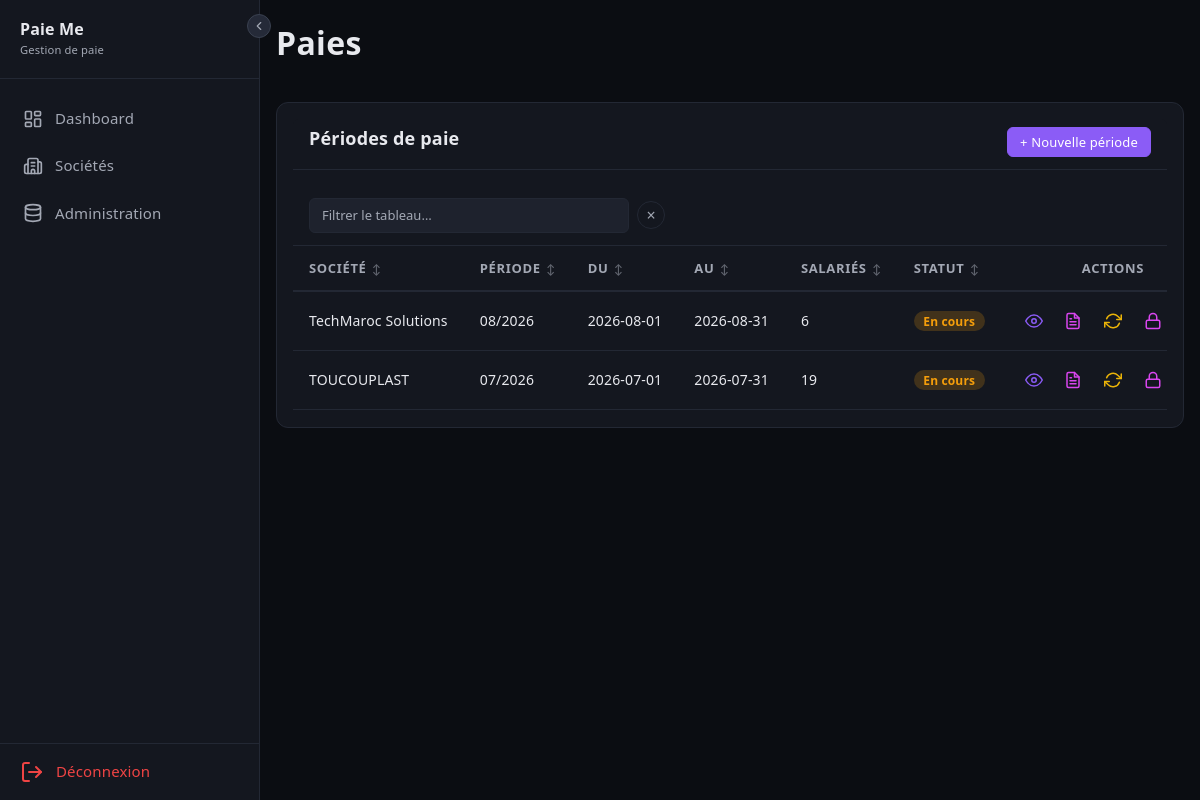
Page /paies (signed in) on the committed database.
### tables this page shows
CREATE TABLE IF NOT EXISTS periodes (
    id              INT UNSIGNED AUTO_INCREMENT PRIMARY KEY,
    societe_id      INT UNSIGNED        NOT NULL,
    mois            TINYINT UNSIGNED    NOT NULL,
    annee           SMALLINT UNSIGNED   NOT NULL,
    date_debut      DATE                NOT NULL,
    date_fin        DATE                NOT NULL,
    cloturee        TINYINT(1)          NOT NULL DEFAULT 0,
    penalites_cnss  DECIMAL(10,2)       NOT NULL DEFAULT 0.00,
    penalites_tfp   DECIMAL(10,2)       NOT NULL DEFAULT 0.00,
    penalites_amo   DECIMAL(10,2)       NOT NULL DEFAULT 0.00,
    created_at      DATETIME            NOT NULL DEFAULT CURRENT_TIMESTAMP,
    updated_at      DATETIME            NOT NULL DEFAULT CURRENT_TIMESTAMP ON UPDATE CURRENT_TIMESTAMP,
    UNIQUE KEY unique_periode (societe_id, mois, annee),
    FOREIGN KEY (societe_id) REFERENCES societes(id) ON DELETE CASCADE
);

CREATE TABLE IF NOT EXISTS societes (
    id                  INT UNSIGNED AUTO_INCREMENT PRIMARY KEY,
    user_id             INT UNSIGNED        NOT NULL,
    raison_sociale      VARCHAR(200)        NOT NULL,
    forme_juridique     VARCHAR(20)         NOT NULL,
    ice                 VARCHAR(20)         NOT NULL,
    if_fiscal           VARCHAR(20)         NOT NULL,
    rc                  VARCHAR(20)         NOT NULL,
    tp                  VARCHAR(20)         NOT NULL,
    cnss                VARCHAR(20)         NOT NULL,
    adresse             TEXT,
    ville               VARCHAR(100),
    telephone           VARCHAR(20),
    email               VARCHAR(180),
    site_web            VARCHAR(255),
    banque              VARCHAR(100),
    agence              VARCHAR(100),
    rib                 VARCHAR(255),
    modele_bulletin_id  INT UNSIGNED,
    logo                VARCHAR(255),
    damancom_login      VARCHAR(100),
    damancom_password   VARCHAR(255),
    simpl_login         VARCHAR(100),
    simpl_password      VARCHAR(255),
    cimr_login          VARCHAR(100),
    cimr_password       VARCHAR(255),
    actif               TINYINT(1)          NOT NULL DEFAULT 1,
    created_at          DATETIME            NOT NULL DEFAULT CURRENT_TIMESTAMP,
    updated_at          DATETIME            NOT NULL DEFAULT CURRENT_TIMESTAMP ON UPDATE CURRENT_TIMESTAMP,
    FOREIGN KEY (user_id) REFERENCES users(id) ON DELETE CASCADE
);

### controllers/PaieController.php (called while the page is built, shortened)
<?php
class PaieController extends Controller
{
    private PDO $db;
    public function __construct()
    {
        $this->db = Model::db();
    }
    public function index(): void
    {
        $userId = Session::get('user_id');
        $sql = "
            SELECT p.*, so.raison_sociale,
                (SELECT COUNT(*) FROM paies WHERE periode_id = p.id) as nb_paies
            FROM periodes p
            JOIN societes so ON p.societe_id = so.id
            WHERE so.user_id = $userId
        ";
        $sql .= " ORDER BY p.annee DESC, p.mois DESC";
        $periodes = $this->db->query($sql)->fetchAll();
        $this->render('paies/index.php', [
            'title'    => 'Paies',
            'periodes' => $periodes,
        ]);
    }
    protected function render(string $view, array $data = []): void
    {
        extract($data);
        require __DIR__ . '/../views/' . $view;
        require __DIR__ . '/../views/layout.php';
    }
}

### index.php (called while the page is built, shortened)
<?php
$method = $_SERVER['REQUEST_METHOD'];
$uri    = $_SERVER['REQUEST_URI'];
Router::dispatch($method, $uri);

### Core/Session.php (called while the page is built, shortened)
<?php
class Session
{
    public static function get(string $key, mixed $default = null): mixed
    {
        return $_SESSION[$key] ?? $default;
    }
}

### Core/Model.php (called while the page is built, shortened)
<?php
abstract class Model
{
    protected static PDO|null $db = null;
    public static function db(): PDO
    {
        if (self::$db === null) {
            $config = require __DIR__ . '/../config/database.php';
            $dsn = "mysql:host={$config['host']};port={$config['port']};dbname={$config['dbname']};charset={$config['charset']}";
            self::$db = new PDO($dsn, $config['username'], $config['password'], [
                PDO::ATTR_ERRMODE            => PDO::ERRMODE_EXCEPTION,
                PDO::ATTR_DEFAULT_FETCH_MODE => PDO::FETCH_ASSOC,
                PDO::ATTR_EMULATE_PREPARES   => false,
            ]);
        }
        return self::$db;
    }
}

### views/paies/index.php (the view, shortened to what this page needs)
<div class="card">
    <div class="card-header">
        <h3>Périodes de paie</h3>
        <a href="/paie-me/paies/create" class="btn btn-primary btn-sm">+ Nouvelle période</a>
    </div>
    <?php if (empty($periodes)): ?>
        <div class="empty-state">
            <p>Aucune période de paie créée.</p>
            <a href="/paie-me/paies/create" class="btn btn-primary">Créer une période</a>
        </div>
    <?php else: ?>
        <div class="table-wrapper">
            <?php $afficheSociete = !\Core\Session::get('societe_context'); ?>
            <table>
                <thead>
                    <tr>
                        <?php if ($afficheSociete): ?><th>Société</th><?php endif; ?>
                        <th>Période</th>
                        <th>Du</th>
                        <th>Au</th>
                        <th>Salariés</th>
                        <th>Statut</th>
                        <th>Actions</th>
                    </tr>
                </thead>
                <tbody>
                    <?php foreach ($periodes as $p): ?>
                    <tr>
                        <?php if ($afficheSociete): ?><td><?= htmlspecialchars($p['raison_sociale']) ?></td><?php endif; ?>
                        <td><?= str_pad($p['mois'], 2, '0', STR_PAD_LEFT) . '/' . $p['annee'] ?></td>
                        <td><?= $p['date_debut'] ?></td>
                        <td><?= $p['date_fin'] ?></td>
                        <td><?= (int) $p['nb_paies'] ?></td>
                        <td>
                            <?php if ($p['cloturee']): ?>
                                <span class="badge badge-success">Clôturée</span>
                            <?php else: ?>
                                <span class="badge badge-warning">En cours</span>
                            <?php endif; ?>
                        </td>
                        <td>
                            <div class="table-actions">
                                <a href="/paie-me/paies/<?= $p['id'] ?>/lignes" class="btn-icon btn-view" title="Détail">
                                    <svg width="18" height="18" viewBox="0 0 24 24" fill="none" stroke="currentColor" stroke-width="2" stroke-linecap="round" stroke-linejoin="round"><path d="M1 12s4-8 11-8 11 8 11 8-4 8-11 8-11-8-11-8z"/><circle cx="12" cy="12" r="3"/></svg>
                                </a>
                                <a href="/paie-me/paies/<?= $p['id'] ?>/journal" class="btn-icon btn-info" title="Journal">
                                </a>
                                <?php if ($p['cloturee']): ?>
                                    <a href="/paie-me/paies/<?= $p['id'] ?>/rouvrir" class="btn-icon btn-edit" title="Réouvrir" onclick="return confirm('Réouvrir cette période ? Les modifications seront à nouveau autorisées.')">
                                        <svg width="18" height="18" viewBox="0 0 24 24" fill="none" stroke="currentColor" stroke-width="2" stroke-linecap="round" stroke-linejoin="round"><polyline points="23 4 23 10 17 10"/><polyline points="1 20 1 14 7 14"/><path d="M3.51 9a9 9 0 0 1 14.85-3.36L23 10M1 14l4.64 4.36A9 9 0 0 0 20.49 15"/></svg>
                                    </a>
                                <?php else: ?>
                                    <a href="/paie-me/paies/<?= $p['id'] ?>/calculate" class="btn-icon btn-edit" title="Recalculer" onclick="return confirm('Recalculer les paies pour cette période ?')">
                                        <svg width="18" height="18" viewBox="0 0 24 24" fill="none" stroke="currentColor" stroke-width="2" stroke-linecap="round" stroke-linejoin="round"><polyline points="23 4 23 10 17 10"/><polyline points="1 20 1 14 7 14"/><path d="M3.51 9a9 9 0 0 1 14.85-3.36L23 10M1 14l4.64 4.36A9 9 0 0 0 20.49 15"/></svg>
                                    </a>
                                    <a href="/paie-me/paies/<?= $p['id'] ?>/cloturer" class="btn-icon btn-info" title="Clôturer" onclick="return confirm('Clôturer cette période ? Cette action est irréversible.')">
                                        <svg width="18" height="18" viewBox="0 0 24 24" fill="none" stroke="currentColor" stroke-width="2" stroke-linecap="round" stroke-linejoin="round"><rect x="3" y="11" width="18" height="11" rx="2" ry="2"/><path d="M7 11V7a5 5 0 0 1 10 0v4"/></svg>
                                    </a>
                                <?php endif; ?>
                            </div>
                        </td>
                    </tr>
                    <?php endforeach; ?>
                </tbody>
            </table>
        </div>
    <?php endif; ?>
</div>

### Core/Router.php (shortened to what this page needs)
<?php
class Router
{
    private static array $routes = [];
    public static function get(string $uri, array $action): void
    {
        self::$routes['GET'][] = ['uri' => $uri, 'action' => $action];
    }
    public static function post(string $uri, array $action): void
    {
        self::$routes['POST'][] = ['uri' => $uri, 'action' => $action];
    }
    public static function dispatch(string $method, string $uri): void
    {
        $uri = parse_url($uri, PHP_URL_PATH);
        $uri = preg_replace('#^/paie-me#', '', $uri);
        $uri = trim($uri, '/');
        foreach (self::$routes[$method] ?? [] as $route) {
            $pattern = preg_replace('/\{(\w+)\}/', '(?P<$1>[^/]+)', $route['uri']);
            $pattern = '#^' . trim($pattern, '/') . '$#';
            if (preg_match($pattern, $uri, $matches)) {
                [$controller, $methodName] = $route['action'];
                $params = array_filter($matches, 'is_string', ARRAY_FILTER_USE_KEY);
                $instance = new $controller();
                call_user_func_array([$instance, $methodName], $params);
                return;
            }
        }
    }
}

### assets/css/style.css (style rules this page uses)
:root { --bg-primary: #0b0d12; --bg-surface: #14171f; --bg-hover: #1e222d; --bg-elevated: #252a38; --accent: #8b5cf6; --accent-hover: #a78bfa; --accent-60: rgba(139,92,246,0.18); --accent-70: rgba(139,92,246,0.30); --text: #e8e9ee; --text-muted: #a3a8b4; --secondary: #6B7280; --tertiary: #A78BFA; --border: #232834; --border-strong: #3a4150; --danger: #ef4444; --success: #22c55e; --warning: #f59e0b; --on-primary: #0b0d12; --on-accent: #ffffff; color-scheme: dark !important; }
* { margin: 0; padding: 0; box-sizing: border-box; color-scheme: dark !important; }
body { font-family: system-ui, -apple-system, 'Segoe UI', sans-serif; background: var(--bg-primary); color: var(--text); min-height: 100vh; font-weight: 400; font-size: 0.9375rem; line-height: 1.55; letter-spacing: 0.01em; }
h1, h2, h3, h4, h5, h6 { font-weight: 800; letter-spacing: 0.01em; }
a { color: var(--accent); text-decoration: none; }
.btn { display: inline-flex; align-items: center; gap: 0.5rem; padding: 0.5rem 1rem; border: none; border-radius: 6px; font-size: 0.875rem; font-weight: 500; cursor: pointer; transition: all 0.2s; text-decoration: none; height: 36px; }
.btn-primary { background: var(--accent); color: #fff; border: 1px solid var(--accent); }
.btn-sm { padding: 0.375rem 0.75rem; font-size: 0.8125rem; height: 30px; }
.btn-icon { display: inline-flex; align-items: center; justify-content: center; padding: 0.35rem; background: transparent; color: var(--text-muted); border: none; border-radius: 5px; cursor: pointer; transition: all 0.2s; line-height: 1; width: 34px; height: 34px; text-decoration: none; }
.btn-icon.btn-view { color: var(--accent); }
.btn-icon.btn-edit { color: #eab308; }
.btn-icon.btn-info { color: #d946ef; }
.card { background: var(--bg-surface); border: 1px solid var(--border); border-radius: 12px; padding: 1rem; margin-bottom: 1.5rem; color: var(--text); }
.card-header { display: flex; justify-content: space-between; align-items: center; margin-bottom: 1rem; padding-bottom: 0.75rem; border-bottom: 1px solid var(--border); }
.card-header h3 { font-size: 1.125rem; font-weight: 800; }
.table-wrapper { overflow-x: auto; padding-bottom: 1px; }
table { width: 100%; border-collapse: collapse; background: var(--bg-surface); }
table thead th { text-align: left; padding: 0.75rem 1rem; font-size: 0.8125rem; font-weight: 600; color: var(--text-muted); text-transform: uppercase; letter-spacing: 0.05em; border-bottom: 2px solid var(--border); }
table thead th:last-child { text-align: center; }
table tbody td { padding: 0.75rem 1rem; border-bottom: 1px solid var(--border); font-size: 0.875rem; color: var(--text); white-space: nowrap; }
.table-actions { display: flex; align-items: center; justify-content: center; gap: 0.35rem; white-space: nowrap; }
.badge { display: inline-block; padding: 0.2rem 0.6rem; border-radius: 9999px; font-size: 0.75rem; font-weight: 600; height: 20px; line-height: 1.4; }
.badge-warning { background: rgba(245, 158, 11, 0.2); color: var(--warning); }
table thead th.sortable { cursor: pointer; user-select: none; white-space: nowrap; }

### rows in the picture
periodes: societe.raison_sociale "TechMaroc Solutions", mois "08", annee "2026", date_debut "2026-08-01", date_fin "2026-08-31", nb_paies "6", cloturee "En cours"
periodes: societe.raison_sociale "TOUCOUPLAST", mois "07", annee "2026", date_debut "2026-07-01", date_fin "2026-07-31", nb_paies "19", cloturee "En cours"
